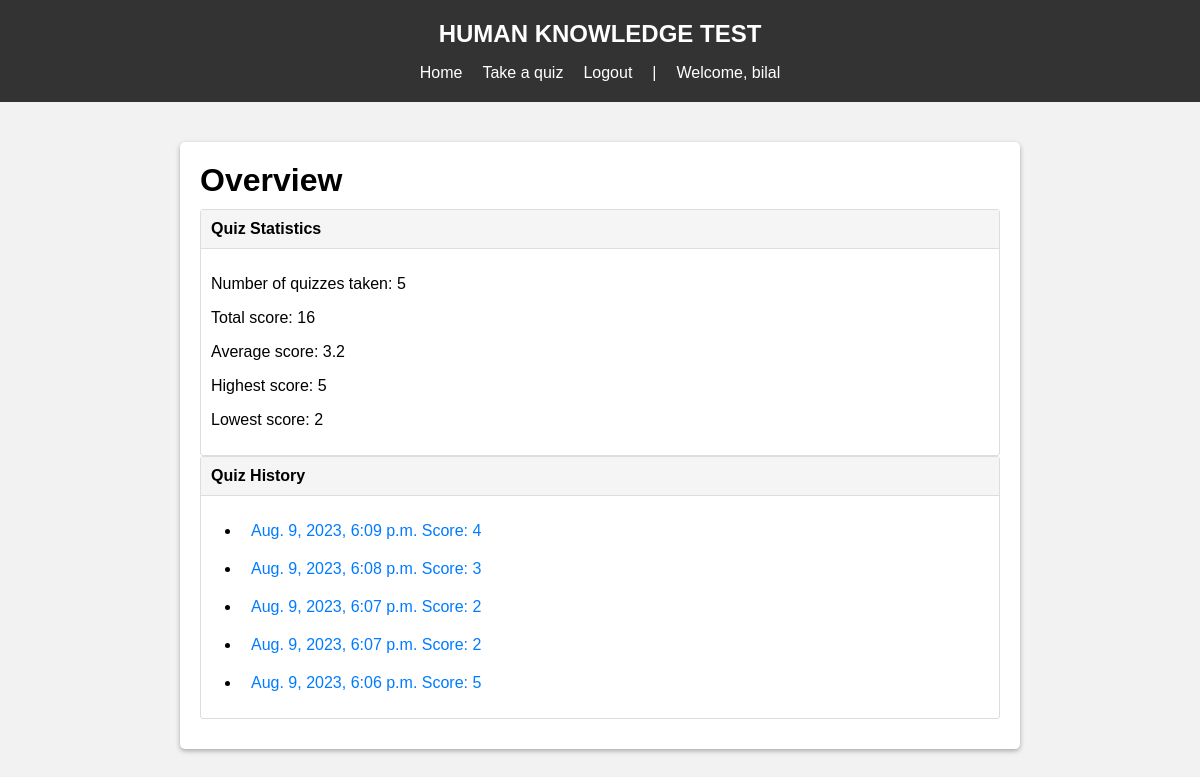
/quiz/ (signed in), run on the app's committed database.
### quiz/models.py (models this page shows, shortened)
class Quiz(models.Model):
    user = models.ForeignKey(User, on_delete=models.CASCADE)
    score = models.IntegerField()
    quiz_date = models.DateTimeField("Quiz date", auto_now_add=True)

### quiz/views.py (the view)
# urls.py: path('', views.index, name='index'),
@login_required
def index(request):
    quizzes = Quiz.objects.filter(user=request.user).order_by('-quiz_date')
    num_quizzes = quizzes.count()
    total_score = quizzes.aggregate(Sum('score'))['score__sum']
    avg_score = round(total_score / num_quizzes, 2) if num_quizzes > 0 else 0
    highest_score = quizzes.aggregate(Max('score'))['score__max']
    lowest_score = quizzes.aggregate(Min('score'))['score__min']
    return render(request, 'quiz/index.html', {
        'quizzes': quizzes,
        'num_quizzes': num_quizzes,
        'total_score': total_score,
        'avg_score': avg_score,
        'highest_score': highest_score,
        'lowest_score': lowest_score,
    })

### templates/quiz/index.html
    {% extends 'base.html' %}
{% load static %}
{% block head %}
    <link rel="stylesheet" type="text/css" href="{% static 'css/index.css' %}">
{% endblock %}
{% block content %}
    <div class="container">
        <h1 class="text-center mb-4" style="margin: 0">Overview</h1>
        <div class="row" style="margin: 10px 0;">
            <div class="col-md-6">
                <div class="card mb-4">
                    <div class="card-header">Quiz Statistics</div>
                    <div class="card-body">
                        <p class="card-text">Number of quizzes taken: {{ num_quizzes }}</p>
                        <p class="card-text">Total score: {{ total_score }}</p>
                        <p class="card-text">Average score: {{ avg_score }}</p>
                        <p class="card-text">Highest score: {{ highest_score }}</p>
                        <p class="card-text">Lowest score: {{ lowest_score }}</p>
                    </div>
                </div>
            </div>
            <div class="col-md-6">
                <div class="card mb-4">
                    <div class="card-header">Quiz History</div>
                    <ul class="list-group list-group-flush">
                        {% for quiz in quizzes %}
                            <li class="list-group-item"><a
                                    href="{% url 'quiz:quiz_result' quiz.id %}">{{ quiz.quiz_date }} Score: {{ quiz.score }}</a>
                            </li>
                        {% empty %}
                            <li class="list-group-item">No quizzes taken yet. <a href="{% url 'quiz:select_topic' %}">Take
                                a quiz now!</a></li>
                        {% endfor %}
                    </ul>
                </div>
            </div>
        </div>
    </div>
{% endblock %}

### templates/base.html (shortened to what this page needs)
<!DOCTYPE html>
<html lang="en">
<head>
    {% block head %}
        {% load static %}
    {% endblock %}
</head>
<body>
    <header>
        <h2>HUMAN KNOWLEDGE TEST</h2>
        <nav>
            <ul>
                {% if user.is_authenticated %}
                    <li><a href="{% url 'quiz:index' %}">Home</a></li>
                    <li><a href="{% url 'quiz:select_topic' %}">Take a quiz</a></li>
                    <li><a href="{% url 'account:logout' %}">Logout</a></li>
                    <li>|</li>
                    <li>Welcome, <a href="{% url 'account:profile' %}">{{ user.first_name }}</a></li>
                {% else %}
                    <li><a href="{% url 'account:login' %}">Login</a></li>
                    <li><a href="{% url 'account:signup' %}">Signup</a></li>
                {% endif %}
            </ul>
        </nav>
    </header>
    <main>
        <div class="main-container">
            {% block content %}
            {% endblock %}
        </div>
    </main>
</body>
</html>

### quiz/static/css/index.css (style rules this page uses)
.card { border: 1px solid #ddd; border-radius: 3px; }
.card-header { background-color: #f5f5f5; border-bottom: 1px solid #ddd; font-weight: bold; padding: 10px; }
.card-body { padding: 10px; }
.list-group-item { border: none; padding: 10px; }
.list-group-item a { color: #007bff; text-decoration: none; }

### templates/base.html (style rules this page uses)
body { font-family: Arial, sans-serif; background-color: #f2f2f2; margin: 0; padding: 0; }
header { background-color: #333; color: white; padding: 20px; text-align: center; }
nav ul { list-style: none; margin: 1rem 0 0 0; padding: 0; display: flex; justify-content: center; }
nav ul li { margin: 0 10px; }
nav ul li a { color: white; text-decoration: none; }
main { padding: 20px; }
h1, h2 { margin: 0; }
.main-container { margin: 20px auto; max-width: 800px; background-color: #fff; padding: 20px; border-radius: 5px; box-shadow: 0px 2px 5px rgba(0, 0, 0, 0.3); }

### data on the page
Quiz: quiz_date "Aug. 9, 2023, 6:09 p.m.", score "4"
Quiz: quiz_date "Aug. 9, 2023, 6:08 p.m.", score "3"
Quiz: quiz_date "Aug. 9, 2023, 6:07 p.m.", score "2"
Quiz: quiz_date "Aug. 9, 2023, 6:07 p.m.", score "2"
Quiz: quiz_date "Aug. 9, 2023, 6:06 p.m.", score "5"

### other printed values
{{ user.first_name }} "bilal"
{{ num_quizzes }} "5"
{{ total_score }} "16"
{{ avg_score }} "3.2"
{{ highest_score }} "5"
{{ lowest_score }} "2"
